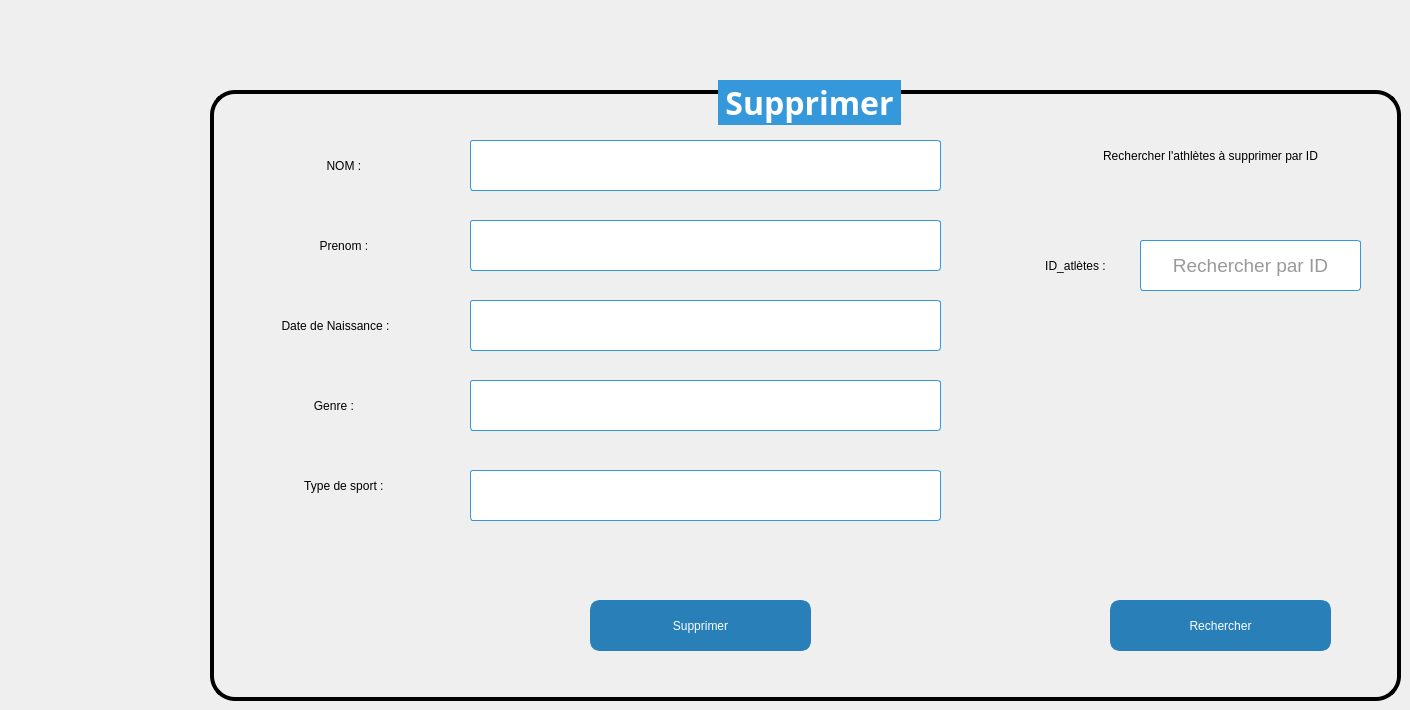
    <widget class="QWidget" name="supprimer">
     <attribute name="title">
      <string>Supprimer</string>
     </attribute>
     <widget class="QGroupBox" name="groupBox_7">
      <property name="geometry">
       <rect>
        <x>210</x>
        <y>80</y>
        <width>1191</width>
        <height>621</height>
       </rect>
      </property>
      <property name="font">
       <font>
        <family>Trebuchet MS</family>
        <pointsize>24</pointsize>
        <weight>75</weight>
        <bold>true</bold>
       </font>
      </property>
      <property name="styleSheet">
       <string notr="true">/* Style de base pour la QGroupBox */
QGroupBox {
    border: 4px solid #000000; /* Bordure bleue */
    border-radius: 25px; /* Coins arrondis */
    margin-top: 10px; /* Marge en haut */
}

/* Style du titre de la QGroupBox */
QGroupBox::title {
    subcontrol-origin: margin;
    subcontrol-position: top center;
    padding: 0 3px;
    background-color: #3498db; /* Fond bleu pour le titre */
    color: #ffffff; /* Texte blanc pour le titre */
}

/* Style des QLabel à l'intérieur de la QGroupBox */
QLabel {
    color: #000000; /* Couleur du texte */
}

/* Style des QRadioButton à l'intérieur de la QGroupBox */
QRadioButton {
    color: #333333; /* Couleur du texte */
}

/* Style des QComboBox à l'intérieur de la QGroupBox */
QComboBox {
    background-color: #ffffff; /* Fond blanc */
    color: #333333; /* Couleur du texte */
    border: 1px solid #3498db; /* Bordure bleue */
    border-radius: 3px; /* Coins arrondis */
    padding: 2px; /* Espacement interne */
}

/* Style des QLineEdit à l'intérieur de la QGroupBox */
QLineEdit {
    background-color: #ffffff; /* Fond blanc */
    color: #333333; /* Couleur du texte */
    border: 1px solid #3498db; /* Bordure bleue */
    border-radius: 3px; /* Coins arrondis */
    padding: 2px; /* Espacement interne */
}

/* Style des QSpinBox à l'intérieur de la QGroupBox */
QSpinBox {
    background-color: #ffffff; /* Fond blanc */
    color: #333333; /* Couleur du texte */
    border: 1px solid #3498db; /* Bordure bleue */
    border-radius: 3px; /* Coins arrondis */
    padding: 2px; /* Espacement interne */
}

/* Style général pour les widgets lorsqu'ils sont désactivés */
QWidget:disabled {
    background-color: #f0f0f0; /* Fond gris clair pour les widgets désactivés */
    color: #a0a0a0; /* Couleur du texte grise pour les widgets désactivés */
}</string>
      </property>
      <property name="title">
       <string>Supprimer</string>
      </property>
      <property name="alignment">
       <set>Qt::AlignCenter</set>
      </property>
      <widget class="QLabel" name="label_41">
       <property name="geometry">
        <rect>
         <x>70</x>
         <y>70</y>
         <width>131</width>
         <height>31</height>
        </rect>
       </property>
       <property name="styleSheet">
        <string notr="true">font: italic 14pt &quot;Times New Roman&quot;;</string>
       </property>
       <property name="text">
        <string>NOM : </string>
       </property>
       <property name="alignment">
        <set>Qt::AlignCenter</set>
       </property>
      </widget>
      <widget class="QLabel" name="label_42">
       <property name="geometry">
        <rect>
         <x>70</x>
         <y>150</y>
         <width>131</width>
         <height>31</height>
        </rect>
       </property>
       <property name="styleSheet">
        <string notr="true">font: italic 14pt &quot;Times New Roman&quot;;</string>
       </property>
       <property name="text">
        <string>Prenom : </string>
       </property>
       <property name="alignment">
        <set>Qt::AlignCenter</set>
       </property>
      </widget>
      <widget class="QLabel" name="label_43">
       <property name="geometry">
        <rect>
         <x>40</x>
         <y>230</y>
         <width>171</width>
         <height>31</height>
        </rect>
       </property>
       <property name="styleSheet">
        <string notr="true">font: italic 14pt &quot;Times New Roman&quot;;</string>
       </property>
       <property name="text">
        <string>Date de Naissance :</string>
       </property>
       <property name="alignment">
        <set>Qt::AlignCenter</set>
       </property>
      </widget>
      <widget class="QLabel" name="label_45">
       <property name="geometry">
        <rect>
         <x>60</x>
         <y>310</y>
         <width>131</width>
         <height>31</height>
        </rect>
       </property>
       <property name="styleSheet">
        <string notr="true">font: italic 14pt &quot;Times New Roman&quot;;</string>
       </property>
       <property name="text">
        <string>Genre : </string>
       </property>
       <property name="alignment">
        <set>Qt::AlignCenter</set>
       </property>
      </widget>
      <widget class="QLineEdit" name="lineedit_nom_supp">
       <property name="geometry">
        <rect>
         <x>260</x>
         <y>60</y>
         <width>471</width>
         <height>51</height>
        </rect>
       </property>
       <property name="font">
        <font>
         <pointsize>14</pointsize>
        </font>
       </property>
       <property name="alignment">
        <set>Qt::AlignCenter</set>
       </property>
       <property name="readOnly">
        <bool>true</bool>
       </property>
       <property name="placeholderText">
        <string/>
       </property>
      </widget>
      <widget class="QLineEdit" name="lineedit_prenom_supp">
       <property name="geometry">
        <rect>
         <x>260</x>
         <y>140</y>
         <width>471</width>
         <height>51</height>
        </rect>
       </property>
       <property name="font">
        <font>
         <pointsize>14</pointsize>
        </font>
       </property>
       <property name="alignment">
        <set>Qt::AlignCenter</set>
       </property>
       <property name="readOnly">
        <bool>true</bool>
       </property>
       <property name="placeholderText">
        <string/>
       </property>
      </widget>
      <widget class="QLabel" name="label_47">
       <property name="geometry">
        <rect>
         <x>40</x>
         <y>390</y>
         <width>191</width>
         <height>31</height>
        </rect>
       </property>
       <property name="styleSheet">
        <string notr="true">font: italic 14pt &quot;Times New Roman&quot;;</string>
       </property>
       <property name="text">
        <string>Type de sport : </string>
       </property>
       <property name="alignment">
        <set>Qt::AlignCenter</set>
       </property>
      </widget>
      <widget class="QPushButton" name="pushButton_supprimer">
       <property name="geometry">
        <rect>
         <x>380</x>
         <y>520</y>
         <width>221</width>
         <height>51</height>
        </rect>
       </property>
       <property name="styleSheet">
        <string notr="true">/* Style de base pour le QPushButton */

QPushButton {
    background-color: #2980b9; /* Bleu légèrement plus foncé que l'arrière-plan global */
    color: #ffffff; /* Texte blanc */
    border: 5px solid #2980b9; /* Bordure bleue */
    border-radius: 10px; /* Coins arrondis */
    padding: 5px 10px; /* Espacement interne */
font: 75 18pt &quot;Times New Roman&quot;;
}

/* Style du QPushButton lorsqu'il est survolé */
QPushButton:hover {
    background-color: #1b6488; /* Bleu plus foncé au survol */
}

/* Style du QPushButton lorsqu'il est pressé (clic) */
QPushButton:pressed {
    background-color: #1a5c7a; /* Bleu encore plus foncé au clic */
}

/* Style du QPushButton lorsqu'il est en focus (tabulation) */
QPushButton:focus {
    outline: none; /* Supprimer le contour par défaut */
    border: 2px solid #1a5c7a; /* Bordure plus foncée lorsqu'en focus */
}

/* Style du QPushButton lorsqu'il est désactivé */
QPushButton:disabled {
    background-color: #b0b0b0; /* Fond gris clair pour les boutons désactivés */
    color: #707070; /* Couleur du texte grise pour les boutons désactivés */
    border: 2px solid #b0b0b0; /* Bordure grise pour les boutons désactivés */
}

/* Style général pour les widgets lorsqu'ils sont désactivés */
QWidget:disabled {
    background-color: #f0f0f0; /* Fond gris clair pour les widgets désactivés */
    color: #a0a0a0; /* Couleur du texte grise pour les widgets désactivés */
}
</string>
       </property>
       <property name="text">
        <string>Supprimer</string>
       </property>
      </widget>
      <widget class="QLineEdit" name="lineedit_id_rech">
       <property name="geometry">
        <rect>
         <x>930</x>
         <y>160</y>
         <width>221</width>
         <height>51</height>
        </rect>
       </property>
       <property name="font">
        <font>
         <pointsize>14</pointsize>
        </font>
       </property>
       <property name="alignment">
        <set>Qt::AlignCenter</set>
       </property>
       <property name="placeholderText">
        <string>Rechercher par ID</string>
       </property>
      </widget>
      <widget class="QLabel" name="label_48">
       <property name="geometry">
        <rect>
         <x>800</x>
         <y>170</y>
         <width>131</width>
         <height>31</height>
        </rect>
       </property>
       <property name="styleSheet">
        <string notr="true">font: italic 14pt &quot;Times New Roman&quot;;</string>
       </property>
       <property name="text">
        <string>ID_atlètes :</string>
       </property>
       <property name="alignment">
        <set>Qt::AlignCenter</set>
       </property>
      </widget>
      <widget class="QLabel" name="label_49">
       <property name="geometry">
        <rect>
         <x>820</x>
         <y>50</y>
         <width>361</width>
         <height>51</height>
        </rect>
       </property>
       <property name="styleSheet">
        <string notr="true">font: italic 14pt &quot;Times New Roman&quot;;</string>
       </property>
       <property name="text">
        <string>Rechercher l'athlètes à supprimer par ID</string>
       </property>
       <property name="alignment">
        <set>Qt::AlignCenter</set>
       </property>
      </widget>
      <widget class="QPushButton" name="pushButton_rechercher">
       <property name="geometry">
        <rect>
         <x>900</x>
         <y>520</y>
         <width>221</width>
         <height>51</height>
        </rect>
       </property>
       <property name="styleSheet">
        <string notr="true">/* Style de base pour le QPushButton */

QPushButton {
    background-color: #2980b9; /* Bleu légèrement plus foncé que l'arrière-plan global */
    color: #ffffff; /* Texte blanc */
    border: 5px solid #2980b9; /* Bordure bleue */
    border-radius: 10px; /* Coins arrondis */
    padding: 5px 10px; /* Espacement interne */
font: 75 18pt &quot;Times New Roman&quot;;
}

/* Style du QPushButton lorsqu'il est survolé */
QPushButton:hover {
    background-color: #1b6488; /* Bleu plus foncé au survol */
}

/* Style du QPushButton lorsqu'il est pressé (clic) */
QPushButton:pressed {
    background-color: #1a5c7a; /* Bleu encore plus foncé au clic */
}

/* Style du QPushButton lorsqu'il est en focus (tabulation) */
QPushButton:focus {
    outline: none; /* Supprimer le contour par défaut */
    border: 2px solid #1a5c7a; /* Bordure plus foncée lorsqu'en focus */
}

/* Style du QPushButton lorsqu'il est désactivé */
QPushButton:disabled {
    background-color: #b0b0b0; /* Fond gris clair pour les boutons désactivés */
    color: #707070; /* Couleur du texte grise pour les boutons désactivés */
    border: 2px solid #b0b0b0; /* Bordure grise pour les boutons désactivés */
}

/* Style général pour les widgets lorsqu'ils sont désactivés */
QWidget:disabled {
    background-color: #f0f0f0; /* Fond gris clair pour les widgets désactivés */
    color: #a0a0a0; /* Couleur du texte grise pour les widgets désactivés */
}
</string>
       </property>
       <property name="text">
        <string>Rechercher</string>
       </property>
      </widget>
      <widget class="QLineEdit" name="lineedit_ts_supp">
       <property name="geometry">
        <rect>
         <x>260</x>
         <y>390</y>
         <width>471</width>
         <height>51</height>
        </rect>
       </property>
       <property name="font">
        <font>
         <pointsize>14</pointsize>
        </font>
       </property>
       <property name="alignment">
        <set>Qt::AlignCenter</set>
       </property>
       <property name="dragEnabled">
        <bool>true</bool>
       </property>
       <property name="readOnly">
        <bool>true</bool>
       </property>
       <property name="placeholderText">
        <string/>
       </property>
      </widget>
      <widget class="QLineEdit" name="lineedit_genre_supp">
       <property name="geometry">
        <rect>
         <x>260</x>
         <y>300</y>
         <width>471</width>
         <height>51</height>
        </rect>
       </property>
       <property name="font">
        <font>
         <pointsize>14</pointsize>
        </font>
       </property>
       <property name="alignment">
        <set>Qt::AlignCenter</set>
       </property>
       <property name="readOnly">
        <bool>true</bool>
       </property>
       <property name="placeholderText">
        <string/>
       </property>
      </widget>
      <widget class="QLineEdit" name="lineedit_date_supp">
       <property name="geometry">
        <rect>
         <x>260</x>
         <y>220</y>
         <width>471</width>
         <height>51</height>
        </rect>
       </property>
       <property name="font">
        <font>
         <pointsize>14</pointsize>
        </font>
       </property>
       <property name="alignment">
        <set>Qt::AlignCenter</set>
       </property>
       <property name="readOnly">
        <bool>true</bool>
       </property>
       <property name="placeholderText">
        <string/>
       </property>
      </widget>
     </widget>
    </widget>
